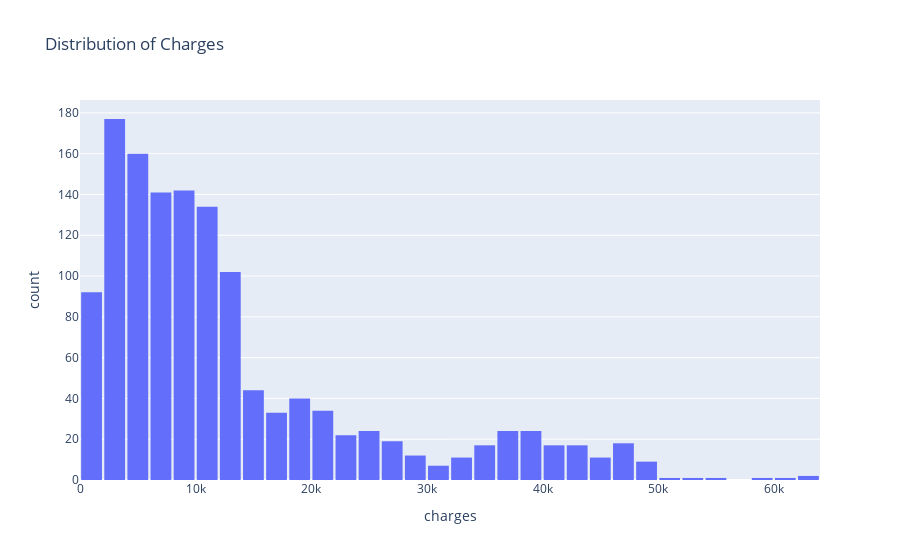

The notebook cell saved with this chart:
### Markdown cell above
### Charges

### Code cell
fig = px.histogram(df, x='charges', nbins=47, title='Distribution of Charges')
fig.update_layout(bargap=0.1)
fig.show()

### Figure 1 — Plotly figure (JSON) as saved in the notebook; plotly's stock layout.template omitted (floating-point values rounded to 4 significant figures; data arrays with more than 128 entries replaced by an {"elided": "..."} marker saying what was removed)
{"data": [{"alignmentgroup": "True", "bingroup": "x", "hovertemplate": "charges=%{x}<br>count=%{y}<extra></extra>", "legendgroup": "", "marker": {"color": "#636efa", "pattern": {"shape": ""}}, "name": "", "nbinsx": 47, "offsetgroup": "", "orientation": "v", "showlegend": false, "type": "histogram", "x": {"elided": "1338 float values"}, "xaxis": "x", "yaxis": "y"}], "layout": {"bargap": 0.1, "barmode": "relative", "legend": {"tracegroupgap": 0}, "title": {"text": "Distribution of Charges"}, "xaxis": {"anchor": "y", "domain": [0, 1], "title": {"text": "charges"}}, "yaxis": {"anchor": "x", "domain": [0, 1], "title": {"text": "count"}}}}
